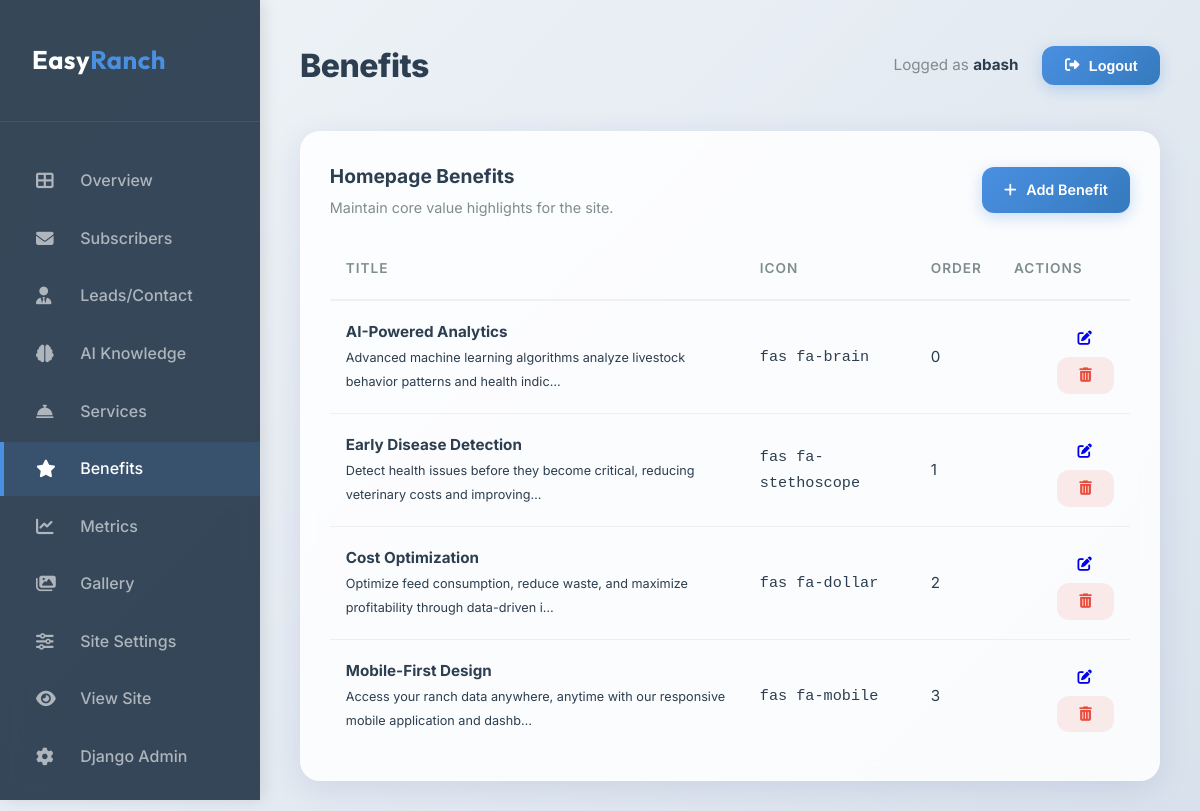
Page /dashboard/benefits/ (signed in) on the committed database.
### core/models.py (models this page shows, shortened)
class Benefit(models.Model):
    title = models.CharField(max_length=100)
    description = models.TextField()
    icon_class = models.CharField(max_length=50, help_text="FontAwesome class, e.g., 'fas fa-brain'")
    order = models.PositiveIntegerField(default=0)
    class Meta:
        ordering = ['order']

### core/views_dashboard.py (the view)
# urls.py: path('dashboard/benefits/', views_dashboard.DashboardBenefitListView.as_view(), name='dashboard_benefits'),
class DashboardBenefitListView(StaffRequiredMixin, ListView):
    model = Benefit
    template_name = 'dashboard/benefits.html'
    context_object_name = 'items'
    paginate_by = 15

### core/views_dashboard.py (called while the page is built)
    @method_decorator(staff_member_required(login_url='admin:login'))
    def dispatch(self, *args, **kwargs):
        return super().dispatch(*args, **kwargs)

### templates/dashboard/benefits.html (shortened to what this page needs)
{% extends 'dashboard/base.html' %}
{% block page_title %}Benefits{% endblock %}
{% block content %}
<div class="db-card">
    <div class="db-section-head">
        <div>
            <h3 class="db-section-title">Homepage Benefits</h3>
            <p class="db-section-subtitle">Maintain core value highlights for the site.</p>
        </div>
        <div class="db-section-actions">
            <a href="{% url 'dashboard_benefits_add' %}" class="db-btn db-btn-primary"><i class="fas fa-plus"></i> Add Benefit</a>
        </div>
    </div>
    <table class="db-table">
        <thead>
            <tr><th>Title</th><th>Icon</th><th>Order</th><th class="db-text-right">Actions</th></tr>
        </thead>
        <tbody>
            {% for item in items %}
            <tr>
                <td><strong>{{ item.title }}</strong><br><small>{{ item.description|truncatechars:90 }}</small></td>
                <td><code>{{ item.icon_class }}</code></td>
                <td>{{ item.order }}</td>
                <td class="db-text-right">
                    <a href="{% url 'dashboard_benefits_edit' item.id %}" class="db-btn"><i class="fas fa-edit"></i></a>
                    <form action="{% url 'dashboard_benefits_delete' item.id %}" method="post" style="display:inline;" onsubmit="return confirm('Delete this benefit?');">
                        <button type="submit" class="db-btn db-btn-danger-soft"><i class="fas fa-trash-alt"></i></button>
                    </form>
                </td>
            </tr>
            {% empty %}
            <tr><td colspan="4" class="db-empty-state">No benefits configured yet.</td></tr>
            {% endfor %}
        </tbody>
    </table>
</div>
{% endblock %}

### templates/dashboard/base.html (shortened to what this page needs)
{% load static %}
<!DOCTYPE html>
<html lang="en">
<head>
    <link rel="stylesheet" href="https://cdnjs.cloudflare.com/ajax/libs/font-awesome/6.4.0/css/all.min.css">
    <link rel="stylesheet" href="{% static 'styles.css' %}">
    <link rel="stylesheet" href="{% static 'dashboard.css' %}">
</head>
<body class="dashboard-body">
    <aside class="db-sidebar">
        <div class="db-logo">
            <h2>Easy<span>Ranch</span></h2>
        </div>
        <nav class="db-nav">
            <a href="{% url 'dashboard_home' %}" class="db-nav-item {% if request.resolver_match.url_name == 'dashboard_home' %}active{% endif %}">
                <i class="fas fa-th-large"></i> Overview
            </a>
            <a href="{% url 'dashboard_subscribers' %}" class="db-nav-item {% if request.resolver_match.url_name == 'dashboard_subscribers' %}active{% endif %}">
                <i class="fas fa-envelope"></i> Subscribers
            </a>
            <a href="{% url 'dashboard_leads' %}" class="db-nav-item {% if request.resolver_match.url_name == 'dashboard_leads' %}active{% endif %}">
                <i class="fas fa-user-tie"></i> Leads/Contact
            </a>
            <a href="{% url 'dashboard_knowledge' %}" class="db-nav-item {% if 'knowledge' in request.path %}active{% endif %}">
                <i class="fas fa-brain"></i> AI Knowledge
            </a>
            <a href="{% url 'dashboard_services' %}" class="db-nav-item {% if 'services' in request.path %}active{% endif %}">
                <i class="fas fa-concierge-bell"></i> Services
            </a>
            <a href="{% url 'dashboard_benefits' %}" class="db-nav-item {% if 'benefits' in request.path %}active{% endif %}">
                <i class="fas fa-star"></i> Benefits
            </a>
            <a href="{% url 'dashboard_metrics' %}" class="db-nav-item {% if 'metrics' in request.path %}active{% endif %}">
                <i class="fas fa-chart-line"></i> Metrics
            </a>
            <a href="{% url 'dashboard_gallery' %}" class="db-nav-item {% if 'gallery' in request.path %}active{% endif %}">
                <i class="fas fa-images"></i> Gallery
            </a>
            <a href="{% url 'dashboard_settings' %}" class="db-nav-item {% if 'settings' in request.path %}active{% endif %}">
                <i class="fas fa-sliders-h"></i> Site Settings
            </a>
            <a href="{% url 'homepage' %}" class="db-nav-item" target="_blank">
                <i class="fas fa-eye"></i> View Site
            </a>
            <a href="{% url 'admin:index' %}" class="db-nav-item">
                <i class="fas fa-cog"></i> Django Admin
            </a>
        </nav>
    </aside>
    <main class="db-main">
        <header class="db-header">
            <div class="db-welcome">
                <h1>{% block page_title %}Dashboard{% endblock %}</h1>
            </div>
            <div class="db-user-nav">
                <span class="user-info">Logged as <strong>{{ user.username }}</strong></span>
                <form method="POST" action="{% url 'logout' %}">
    <button type="submit" class="db-btn db-btn-primary">
        <i class="fas fa-sign-out-alt"></i> Logout
    </button>
</form>
            </div>
        </header>
        {% block content %}{% endblock %}
    </main>
</body>
</html>

### static/styles.css (style rules this page uses)
:root { --primary-color: #2c5530; --secondary-color: #8B4513; --accent-color: #FF6B35; --text-dark: #2c3e50; --text-light: #ffffff; --bg-light: #f8f9fa; --bg-dark: #1a1a1a; --overlay-light: rgba(255, 255, 255, 0.9); --overlay-dark: rgba(0, 0, 0, 0.7); --success-color: #27ae60; --warning-color: #f39c12; --error-color: #e74c3c; --border-radius: 12px; --box-shadow: 0 10px 30px rgba(0, 0, 0, 0.1); --transition: all 0.3s cubic-bezier(0.4, 0, 0.2, 1); }
* { margin: 0; padding: 0; box-sizing: border-box; }
body { font-family: 'Inter', sans-serif; line-height: 1.6; color: var(--text-dark); overflow-x: hidden; }
:root { --chatbot-dark-green: #2c5530; --chatbot-light-green: #4caf50; --chatbot-vibrant-green: #27ae60; --chatbot-bg: #ffffff; --chatbot-text: #2c3e50; --chatbot-user-bg: #2c5530; --chatbot-bot-bg: #f1f3f5; }

### rows in the picture
Benefit: title "AI-Powered Analytics", description "Advanced machine learning algorithms analyze livestock behavior patterns and health indic…", icon_class "fas fa-brain", order "0"
Benefit: title "Early Disease Detection", description "Detect health issues before they become critical, reducing veterinary costs and improving…", icon_class "fas fa-stethoscope", order "1"
Benefit: title "Cost Optimization", description "Optimize feed consumption, reduce waste, and maximize profitability through data-driven i…", icon_class "fas fa-dollar", order "2"
Benefit: title "Mobile-First Design", description "Access your ranch data anywhere, anytime with our responsive mobile application and dashb…", icon_class "fas fa-mobile", order "3"

### other values in the picture
{{ user.username }} "abash"
